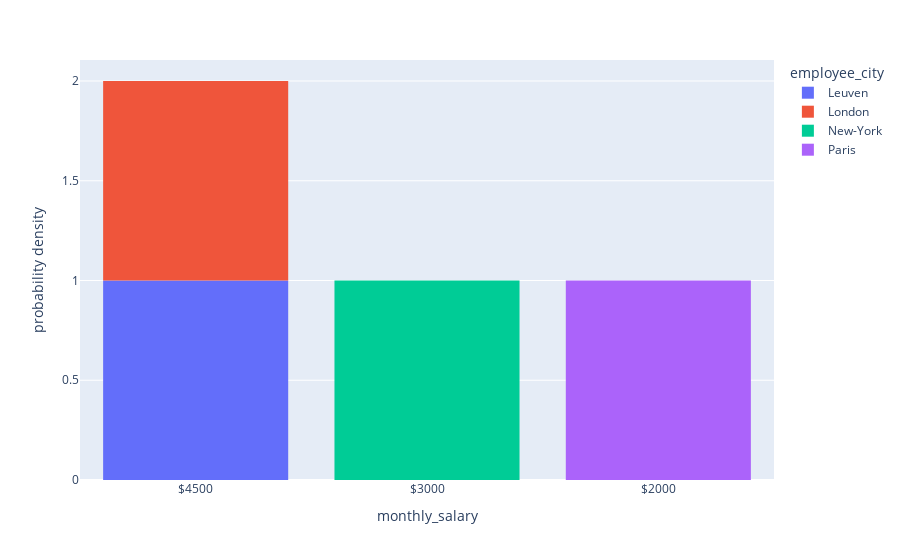

Notebook code for this chart:
### Code cell
# employees_final.hist(column="employee_city", bins=100)
# plt.show()
px.histogram(employees_final, x="monthly_salary", color="employee_city", histnorm="probability density")
# color -> monthly_salary/employee_city
# histnorm="probability density" -> probabilidade de ocorrência da faixa de valor
#  color_discrete_sequence=["blue", "green", "pink", "orange"] -> como colocar as cores

### Figure 1 — Plotly figure (JSON) as saved in the notebook; plotly's stock layout.template omitted (floating-point values rounded to 4 significant figures)
{"data": [{"alignmentgroup": "True", "bingroup": "x", "histnorm": "probability density", "hovertemplate": "employee_city=Leuven<br>monthly_salary=%{x}<br>probability density=%{y}<extra></extra>", "legendgroup": "Leuven", "marker": {"color": "#636efa", "pattern": {"shape": ""}}, "name": "Leuven", "offsetgroup": "Leuven", "orientation": "v", "showlegend": true, "x": ["$4500"], "xaxis": "x", "yaxis": "y", "type": "histogram"}, {"alignmentgroup": "True", "bingroup": "x", "histnorm": "probability density", "hovertemplate": "employee_city=London<br>monthly_salary=%{x}<br>probability density=%{y}<extra></extra>", "legendgroup": "London", "marker": {"color": "#EF553B", "pattern": {"shape": ""}}, "name": "London", "offsetgroup": "London", "orientation": "v", "showlegend": true, "x": ["$4500"], "xaxis": "x", "yaxis": "y", "type": "histogram"}, {"alignmentgroup": "True", "bingroup": "x", "histnorm": "probability density", "hovertemplate": "employee_city=New-York<br>monthly_salary=%{x}<br>probability density=%{y}<extra></extra>", "legendgroup": "New-York", "marker": {"color": "#00cc96", "pattern": {"shape": ""}}, "name": "New-York", "offsetgroup": "New-York", "orientation": "v", "showlegend": true, "x": ["$3000"], "xaxis": "x", "yaxis": "y", "type": "histogram"}, {"alignmentgroup": "True", "bingroup": "x", "histnorm": "probability density", "hovertemplate": "employee_city=Paris<br>monthly_salary=%{x}<br>probability density=%{y}<extra></extra>", "legendgroup": "Paris", "marker": {"color": "#ab63fa", "pattern": {"shape": ""}}, "name": "Paris", "offsetgroup": "Paris", "orientation": "v", "showlegend": true, "x": ["$2000"], "xaxis": "x", "yaxis": "y", "type": "histogram"}], "layout": {"xaxis": {"anchor": "y", "domain": [0, 1], "title": {"text": "monthly_salary"}}, "yaxis": {"anchor": "x", "domain": [0, 1], "title": {"text": "probability density"}}, "legend": {"title": {"text": "employee_city"}, "tracegroupgap": 0}, "margin": {"t": 60}, "barmode": "relative"}}
